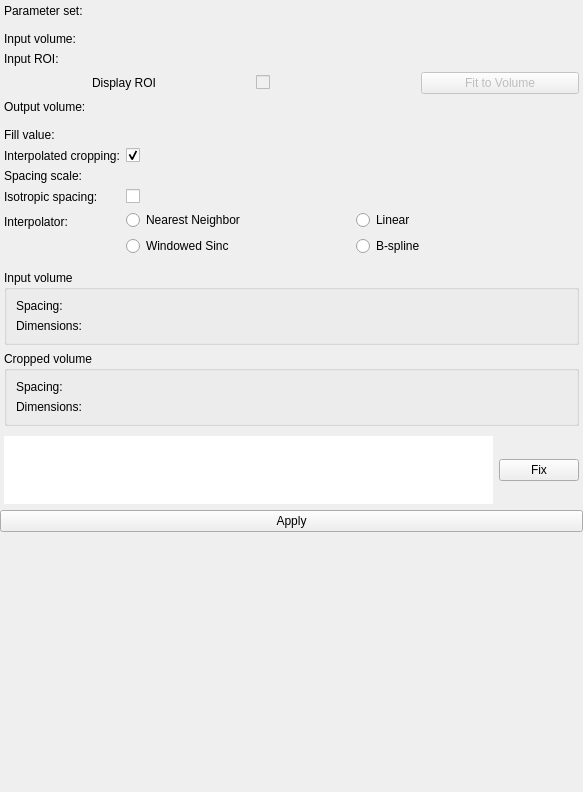
<?xml version="1.0" encoding="UTF-8"?>
<ui version="4.0">
 <class>qSlicerCropVolumeModuleWidget</class>
 <widget class="qSlicerWidget" name="qSlicerCropVolumeModuleWidget">
  <property name="geometry">
   <rect>
    <x>0</x>
    <y>0</y>
    <width>583</width>
    <height>792</height>
   </rect>
  </property>
  <property name="windowTitle">
   <string>Crop Volume</string>
  </property>
  <layout class="QVBoxLayout" name="verticalLayout">
   <property name="leftMargin">
    <number>0</number>
   </property>
   <property name="topMargin">
    <number>0</number>
   </property>
   <property name="rightMargin">
    <number>0</number>
   </property>
   <property name="bottomMargin">
    <number>0</number>
   </property>
   <item>
    <widget class="ctkCollapsibleButton" name="ParameterSetCollapsibleButton" native="true">
     <property name="sizePolicy">
      <sizepolicy hsizetype="Minimum" vsizetype="Maximum">
       <horstretch>0</horstretch>
       <verstretch>0</verstretch>
      </sizepolicy>
     </property>
     <property name="text" stdset="0">
      <string>Crop Volume</string>
     </property>
     <property name="collapsedHeight" stdset="0">
      <number>6</number>
     </property>
     <layout class="QFormLayout" name="parametersFormLayout_3">
      <property name="fieldGrowthPolicy">
       <enum>QFormLayout::AllNonFixedFieldsGrow</enum>
      </property>
      <property name="verticalSpacing">
       <number>6</number>
      </property>
      <property name="leftMargin">
       <number>4</number>
      </property>
      <property name="topMargin">
       <number>4</number>
      </property>
      <property name="rightMargin">
       <number>4</number>
      </property>
      <property name="bottomMargin">
       <number>4</number>
      </property>
      <item row="0" column="0">
       <widget class="QLabel" name="ParameterNodeLabel">
        <property name="text">
         <string>Parameter set:</string>
        </property>
       </widget>
      </item>
      <item row="0" column="1">
       <widget class="qMRMLNodeComboBox" name="ParametersNodeComboBox" native="true">
        <property name="sizePolicy">
         <sizepolicy hsizetype="Expanding" vsizetype="Preferred">
          <horstretch>0</horstretch>
          <verstretch>0</verstretch>
         </sizepolicy>
        </property>
        <property name="nodeTypes" stdset="0">
         <stringlist>
          <string>vtkMRMLCropVolumeParametersNode</string>
         </stringlist>
        </property>
        <property name="showHidden" stdset="0">
         <bool>true</bool>
        </property>
        <property name="noneEnabled" stdset="0">
         <bool>true</bool>
        </property>
        <property name="addEnabled" stdset="0">
         <bool>true</bool>
        </property>
        <property name="renameEnabled" stdset="0">
         <bool>true</bool>
        </property>
       </widget>
      </item>
     </layout>
    </widget>
   </item>
   <item>
    <widget class="ctkCollapsibleButton" name="InputOutputCollapsibleButton" native="true">
     <property name="sizePolicy">
      <sizepolicy hsizetype="Minimum" vsizetype="Maximum">
       <horstretch>0</horstretch>
       <verstretch>0</verstretch>
      </sizepolicy>
     </property>
     <property name="text" stdset="0">
      <string>IO</string>
     </property>
     <property name="collapsedHeight" stdset="0">
      <number>6</number>
     </property>
     <layout class="QFormLayout" name="parametersFormLayout">
      <property name="fieldGrowthPolicy">
       <enum>QFormLayout::AllNonFixedFieldsGrow</enum>
      </property>
      <property name="verticalSpacing">
       <number>6</number>
      </property>
      <property name="leftMargin">
       <number>4</number>
      </property>
      <property name="topMargin">
       <number>4</number>
      </property>
      <property name="rightMargin">
       <number>4</number>
      </property>
      <property name="bottomMargin">
       <number>4</number>
      </property>
      <item row="0" column="0">
       <widget class="QLabel" name="InputVolumeLabel">
        <property name="text">
         <string>Input volume:</string>
        </property>
       </widget>
      </item>
      <item row="0" column="1">
       <widget class="qMRMLNodeComboBox" name="InputVolumeComboBox" native="true">
        <property name="sizePolicy">
         <sizepolicy hsizetype="Expanding" vsizetype="Preferred">
          <horstretch>0</horstretch>
          <verstretch>0</verstretch>
         </sizepolicy>
        </property>
        <property name="nodeTypes" stdset="0">
         <stringlist>
          <string>vtkMRMLScalarVolumeNode</string>
         </stringlist>
        </property>
        <property name="noneEnabled" stdset="0">
         <bool>false</bool>
        </property>
        <property name="addEnabled" stdset="0">
         <bool>false</bool>
        </property>
        <property name="renameEnabled" stdset="0">
         <bool>true</bool>
        </property>
       </widget>
      </item>
      <item row="1" column="0">
       <widget class="QLabel" name="InputROILabel">
        <property name="text">
         <string>Input ROI:</string>
        </property>
       </widget>
      </item>
      <item row="1" column="1">
       <widget class="qMRMLNodeComboBox" name="InputROIComboBox" native="true">
        <property name="sizePolicy">
         <sizepolicy hsizetype="Expanding" vsizetype="Preferred">
          <horstretch>0</horstretch>
          <verstretch>0</verstretch>
         </sizepolicy>
        </property>
        <property name="nodeTypes" stdset="0">
         <stringlist>
          <string>vtkMRMLAnnotationROINode</string>
         </stringlist>
        </property>
        <property name="baseName" stdset="0">
         <string>Crop Volume ROI</string>
        </property>
        <property name="noneEnabled" stdset="0">
         <bool>false</bool>
        </property>
        <property name="editEnabled" stdset="0">
         <bool>true</bool>
        </property>
        <property name="renameEnabled" stdset="0">
         <bool>true</bool>
        </property>
        <property name="noneDisplay" stdset="0">
         <string>Select region of interest</string>
        </property>
       </widget>
      </item>
      <item row="2" column="1">
       <layout class="QHBoxLayout" name="horizontalLayout_4">
        <property name="spacing">
         <number>6</number>
        </property>
        <property name="bottomMargin">
         <number>0</number>
        </property>
        <item>
         <widget class="QLabel" name="label">
          <property name="text">
           <string>Display ROI</string>
          </property>
         </widget>
        </item>
        <item>
         <widget class="ctkCheckBox" name="VisibilityButton">
          <property name="enabled">
           <bool>false</bool>
          </property>
          <property name="text">
           <string/>
          </property>
          <property name="indicatorIcon" stdset="0">
           <iconset resource="../../../../../Libs/MRML/Widgets/Resources/qMRMLWidgets.qrc">
            <normaloff>:/Icons/VisibleOn.png</normaloff>
            <normalon>:/Icons/VisibleOff.png</normalon>:/Icons/VisibleOn.png</iconset>
          </property>
          <property name="indicatorIconSize" stdset="0">
           <size>
            <width>21</width>
            <height>21</height>
           </size>
          </property>
         </widget>
        </item>
        <item>
         <widget class="QPushButton" name="ROIFitPushButton">
          <property name="enabled">
           <bool>false</bool>
          </property>
          <property name="text">
           <string>Fit to Volume</string>
          </property>
          <property name="icon">
           <iconset resource="../../../../../Libs/MRML/Widgets/Resources/qMRMLWidgets.qrc">
            <normaloff>:/Icons/ViewCenter.png</normaloff>:/Icons/ViewCenter.png</iconset>
          </property>
         </widget>
        </item>
       </layout>
      </item>
      <item row="3" column="0">
       <widget class="QLabel" name="OutputVolumeLabel">
        <property name="text">
         <string>Output volume:</string>
        </property>
       </widget>
      </item>
      <item row="3" column="1">
       <widget class="qMRMLNodeComboBox" name="OutputVolumeComboBox" native="true">
        <property name="sizePolicy">
         <sizepolicy hsizetype="Expanding" vsizetype="Preferred">
          <horstretch>0</horstretch>
          <verstretch>0</verstretch>
         </sizepolicy>
        </property>
        <property name="nodeTypes" stdset="0">
         <stringlist>
          <string>vtkMRMLScalarVolumeNode</string>
         </stringlist>
        </property>
        <property name="baseName" stdset="0">
         <string>Cropped volume</string>
        </property>
        <property name="noneEnabled" stdset="0">
         <bool>true</bool>
        </property>
        <property name="addEnabled" stdset="0">
         <bool>true</bool>
        </property>
        <property name="renameEnabled" stdset="0">
         <bool>true</bool>
        </property>
        <property name="noneDisplay" stdset="0">
         <string>Create new volume</string>
        </property>
       </widget>
      </item>
     </layout>
    </widget>
   </item>
   <item>
    <widget class="ctkCollapsibleButton" name="InterpolationOptionsCollapsibleButton" native="true">
     <property name="sizePolicy">
      <sizepolicy hsizetype="Minimum" vsizetype="Maximum">
       <horstretch>0</horstretch>
       <verstretch>0</verstretch>
      </sizepolicy>
     </property>
     <property name="text" stdset="0">
      <string>Advanced</string>
     </property>
     <property name="collapsed" stdset="0">
      <bool>false</bool>
     </property>
     <property name="collapsedHeight" stdset="0">
      <number>6</number>
     </property>
     <layout class="QFormLayout" name="parametersFormLayout_2">
      <property name="fieldGrowthPolicy">
       <enum>QFormLayout::AllNonFixedFieldsGrow</enum>
      </property>
      <property name="verticalSpacing">
       <number>6</number>
      </property>
      <property name="leftMargin">
       <number>4</number>
      </property>
      <property name="topMargin">
       <number>4</number>
      </property>
      <property name="rightMargin">
       <number>4</number>
      </property>
      <property name="bottomMargin">
       <number>4</number>
      </property>
      <item row="1" column="0">
       <widget class="QLabel" name="IsotropicOutputVoxelLabel_2">
        <property name="text">
         <string>Interpolated cropping:</string>
        </property>
       </widget>
      </item>
      <item row="1" column="1">
       <widget class="QCheckBox" name="InterpolationEnabledCheckBox">
        <property name="toolTip">
         <string>Interpolate and pad the input volume to make the output image exactly the size of the ROI, with the requested spacing.</string>
        </property>
        <property name="text">
         <string/>
        </property>
        <property name="checked">
         <bool>true</bool>
        </property>
        <property name="tristate">
         <bool>false</bool>
        </property>
       </widget>
      </item>
      <item row="2" column="0">
       <widget class="QLabel" name="InputSpacingScalingConstantLabel">
        <property name="toolTip">
         <string>The voxel spacing in the output volume will be scaled by this value. Values larger than 1.0 will make the cropped volume lower resolution than the input volume. Values smaller than 1.0 will make the cropped volume higher resolution than the input volume.</string>
        </property>
        <property name="text">
         <string>Spacing scale:</string>
        </property>
       </widget>
      </item>
      <item row="2" column="1">
       <widget class="ctkDoubleSpinBox" name="SpacingScalingSpinBox" native="true">
        <property name="toolTip">
         <string>The voxel spacing in the output volume will be scaled by this value. Values larger than 1.0 will make the cropped volume lower resolution than the input volume. Values smaller than 1.0 will make the cropped volume higher resolution than the input volume.</string>
        </property>
        <property name="suffix" stdset="0">
         <string>x</string>
        </property>
        <property name="singleStep" stdset="0">
         <double>0.100000000000000</double>
        </property>
        <property name="value" stdset="0">
         <double>1.000000000000000</double>
        </property>
       </widget>
      </item>
      <item row="3" column="0">
       <widget class="QLabel" name="IsotropicOutputVoxelLabel">
        <property name="text">
         <string>Isotropic spacing:</string>
        </property>
       </widget>
      </item>
      <item row="3" column="1">
       <widget class="QCheckBox" name="IsotropicCheckbox">
        <property name="text">
         <string/>
        </property>
        <property name="checked">
         <bool>false</bool>
        </property>
        <property name="tristate">
         <bool>false</bool>
        </property>
       </widget>
      </item>
      <item row="4" column="0">
       <widget class="QLabel" name="InterpolatorLabel">
        <property name="text">
         <string>Interpolator:</string>
        </property>
       </widget>
      </item>
      <item row="4" column="1">
       <layout class="QGridLayout" name="gridLayout_3">
        <item row="1" column="1">
         <widget class="QRadioButton" name="BSRadioButton">
          <property name="toolTip">
           <string>High quality, slow</string>
          </property>
          <property name="text">
           <string>B-spline</string>
          </property>
         </widget>
        </item>
        <item row="0" column="0">
         <widget class="QRadioButton" name="NNRadioButton">
          <property name="toolTip">
           <string>Low quality, fastest</string>
          </property>
          <property name="text">
           <string>Nearest Neighbor</string>
          </property>
         </widget>
        </item>
        <item row="0" column="1">
         <widget class="QRadioButton" name="LinearRadioButton">
          <property name="toolTip">
           <string>Medium quality, medium speed</string>
          </property>
          <property name="text">
           <string>Linear</string>
          </property>
         </widget>
        </item>
        <item row="1" column="0">
         <widget class="QRadioButton" name="WSRadioButton">
          <property name="toolTip">
           <string>High quality, slow</string>
          </property>
          <property name="text">
           <string>Windowed Sinc</string>
          </property>
         </widget>
        </item>
       </layout>
      </item>
      <item row="0" column="0">
       <widget class="QLabel" name="FillValueLabel">
        <property name="text">
         <string>Fill value:</string>
        </property>
       </widget>
      </item>
      <item row="0" column="1">
       <widget class="ctkDoubleSpinBox" name="FillValueSpinBox" native="true">
        <property name="toolTip">
         <string>Voxel values outside the input volume will be filled with this value</string>
        </property>
        <property name="decimalsOption">
         <set>ctkDoubleSpinBox::DecimalsByKey|ctkDoubleSpinBox::DecimalsByShortcuts|ctkDoubleSpinBox::DecimalsByValue|ctkDoubleSpinBox::InsertDecimals</set>
        </property>
        <property name="minimum" stdset="0">
         <double>-65536.000000000000000</double>
        </property>
        <property name="maximum" stdset="0">
         <double>65535.000000000000000</double>
        </property>
        <property name="singleStep" stdset="0">
         <double>10.000000000000000</double>
        </property>
        <property name="setMode">
         <enum>ctkDoubleSpinBox::SetAlways</enum>
        </property>
       </widget>
      </item>
     </layout>
    </widget>
   </item>
   <item>
    <widget class="ctkCollapsibleButton" name="VolumeInformationCollapsibleButton" native="true">
     <property name="sizePolicy">
      <sizepolicy hsizetype="Minimum" vsizetype="Maximum">
       <horstretch>0</horstretch>
       <verstretch>0</verstretch>
      </sizepolicy>
     </property>
     <property name="text" stdset="0">
      <string>Volume information</string>
     </property>
     <property name="collapsed" stdset="0">
      <bool>true</bool>
     </property>
     <property name="collapsedHeight" stdset="0">
      <number>6</number>
     </property>
     <layout class="QVBoxLayout" name="verticalLayout_3">
      <property name="leftMargin">
       <number>4</number>
      </property>
      <property name="topMargin">
       <number>4</number>
      </property>
      <property name="rightMargin">
       <number>4</number>
      </property>
      <property name="bottomMargin">
       <number>4</number>
      </property>
      <item>
       <widget class="QGroupBox" name="InputVolumeInfoGroupBox">
        <property name="title">
         <string>Input volume</string>
        </property>
        <layout class="QGridLayout" name="gridLayout">
         <item row="1" column="1">
          <widget class="qMRMLCoordinatesWidget" name="InputDimensionsWidget" native="true">
           <property name="enabled">
            <bool>false</bool>
           </property>
           <property name="toolTip">
            <string>Output volume dimension after cropping</string>
           </property>
           <property name="decimals" stdset="0">
            <number>0</number>
           </property>
           <property name="minimum" stdset="0">
            <double>0.000000000000000</double>
           </property>
           <property name="maximum" stdset="0">
            <double>1000000.000000000000000</double>
           </property>
           <property name="coordinates" stdset="0">
            <string>0,0,0</string>
           </property>
           <property name="unitAwareProperties">
            <set>qMRMLCoordinatesWidget::All</set>
           </property>
          </widget>
         </item>
         <item row="0" column="1">
          <widget class="qMRMLCoordinatesWidget" name="InputSpacingWidget" native="true">
           <property name="enabled">
            <bool>false</bool>
           </property>
           <property name="toolTip">
            <string>Output volume spacing after cropping</string>
           </property>
           <property name="decimals" stdset="0">
            <number>4</number>
           </property>
           <property name="decimalsOption">
            <set>ctkDoubleSpinBox::DecimalsByKey|ctkDoubleSpinBox::DecimalsByShortcuts|ctkDoubleSpinBox::DecimalsByValue</set>
           </property>
           <property name="minimum" stdset="0">
            <double>0.000000000000000</double>
           </property>
           <property name="maximum" stdset="0">
            <double>1000000000.000000000000000</double>
           </property>
           <property name="coordinates" stdset="0">
            <string>0,0,0</string>
           </property>
           <property name="quantity" stdset="0">
            <string>length</string>
           </property>
           <property name="unitAwareProperties">
            <set>qMRMLCoordinatesWidget::Precision|qMRMLCoordinatesWidget::Prefix|qMRMLCoordinatesWidget::Scaling|qMRMLCoordinatesWidget::Suffix</set>
           </property>
          </widget>
         </item>
         <item row="1" column="0">
          <widget class="QLabel" name="InputDimensionsLabel">
           <property name="text">
            <string>Dimensions:</string>
           </property>
          </widget>
         </item>
         <item row="0" column="0">
          <widget class="QLabel" name="InputSpacingLabel">
           <property name="text">
            <string>Spacing:</string>
           </property>
          </widget>
         </item>
        </layout>
       </widget>
      </item>
      <item>
       <widget class="QGroupBox" name="OutputVolumeInfoGroupBox">
        <property name="title">
         <string>Cropped volume</string>
        </property>
        <layout class="QGridLayout" name="gridLayout_2">
         <item row="1" column="1">
          <widget class="qMRMLCoordinatesWidget" name="CroppedDimensionsWidget" native="true">
           <property name="enabled">
            <bool>false</bool>
           </property>
           <property name="toolTip">
            <string>Output volume dimension after cropping</string>
           </property>
           <property name="decimals" stdset="0">
            <number>0</number>
           </property>
           <property name="minimum" stdset="0">
            <double>0.000000000000000</double>
           </property>
           <property name="maximum" stdset="0">
            <double>1000000.000000000000000</double>
           </property>
           <property name="coordinates" stdset="0">
            <string>0,0,0</string>
           </property>
           <property name="unitAwareProperties">
            <set>qMRMLCoordinatesWidget::All</set>
           </property>
          </widget>
         </item>
         <item row="0" column="1">
          <widget class="qMRMLCoordinatesWidget" name="CroppedSpacingWidget" native="true">
           <property name="enabled">
            <bool>false</bool>
           </property>
           <property name="toolTip">
            <string>Output volume spacing after cropping</string>
           </property>
           <property name="decimals" stdset="0">
            <number>4</number>
           </property>
           <property name="decimalsOption">
            <set>ctkDoubleSpinBox::DecimalsByKey|ctkDoubleSpinBox::DecimalsByShortcuts|ctkDoubleSpinBox::DecimalsByValue</set>
           </property>
           <property name="minimum" stdset="0">
            <double>0.000000000000000</double>
           </property>
           <property name="maximum" stdset="0">
            <double>1000000000.000000000000000</double>
           </property>
           <property name="coordinates" stdset="0">
            <string>0,0,0</string>
           </property>
           <property name="quantity" stdset="0">
            <string>length</string>
           </property>
           <property name="unitAwareProperties">
            <set>qMRMLCoordinatesWidget::Precision|qMRMLCoordinatesWidget::Prefix|qMRMLCoordinatesWidget::Scaling|qMRMLCoordinatesWidget::Suffix</set>
           </property>
          </widget>
         </item>
         <item row="0" column="0">
          <widget class="QLabel" name="CroppedSpacingLabel">
           <property name="text">
            <string>Spacing:</string>
           </property>
          </widget>
         </item>
         <item row="1" column="0">
          <widget class="QLabel" name="CroppedDimensionsLabel">
           <property name="text">
            <string>Dimensions:</string>
           </property>
          </widget>
         </item>
        </layout>
       </widget>
      </item>
     </layout>
    </widget>
   </item>
   <item>
    <layout class="QHBoxLayout" name="horizontalLayout">
     <property name="leftMargin">
      <number>4</number>
     </property>
     <property name="rightMargin">
      <number>4</number>
     </property>
     <item>
      <widget class="ctkFittedTextBrowser" name="InputErrorLabel">
       <property name="sizePolicy">
        <sizepolicy hsizetype="Ignored" vsizetype="Preferred">
         <horstretch>1</horstretch>
         <verstretch>0</verstretch>
        </sizepolicy>
       </property>
       <property name="frameShape">
        <enum>QFrame::NoFrame</enum>
       </property>
       <property name="lineWrapMode">
        <enum>QTextEdit::WidgetWidth</enum>
       </property>
      </widget>
     </item>
     <item>
      <widget class="QPushButton" name="InputErrorFixButton">
       <property name="text">
        <string>Fix</string>
       </property>
      </widget>
     </item>
    </layout>
   </item>
   <item>
    <widget class="QPushButton" name="CropButton">
     <property name="sizePolicy">
      <sizepolicy hsizetype="Preferred" vsizetype="Preferred">
       <horstretch>0</horstretch>
       <verstretch>0</verstretch>
      </sizepolicy>
     </property>
     <property name="text">
      <string>Apply</string>
     </property>
    </widget>
   </item>
   <item>
    <spacer name="verticalSpacer">
     <property name="orientation">
      <enum>Qt::Vertical</enum>
     </property>
     <property name="sizeHint" stdset="0">
      <size>
       <width>20</width>
       <height>40</height>
      </size>
     </property>
    </spacer>
   </item>
  </layout>
 </widget>
 <customwidgets>
  <customwidget>
   <class>qMRMLCoordinatesWidget</class>
   <extends>ctkCoordinatesWidget</extends>
   <header>qMRMLCoordinatesWidget.h</header>
  </customwidget>
  <customwidget>
   <class>qMRMLNodeComboBox</class>
   <extends>QWidget</extends>
   <header>qMRMLNodeComboBox.h</header>
   <container>1</container>
  </customwidget>
  <customwidget>
   <class>qSlicerWidget</class>
   <extends>QWidget</extends>
   <header>qSlicerWidget.h</header>
   <container>1</container>
  </customwidget>
  <customwidget>
   <class>ctkCheckBox</class>
   <extends>QCheckBox</extends>
   <header>ctkCheckBox.h</header>
  </customwidget>
  <customwidget>
   <class>ctkCollapsibleButton</class>
   <extends>QWidget</extends>
   <header>ctkCollapsibleButton.h</header>
   <container>1</container>
  </customwidget>
  <customwidget>
   <class>ctkCoordinatesWidget</class>
   <extends>QWidget</extends>
   <header>ctkCoordinatesWidget.h</header>
  </customwidget>
  <customwidget>
   <class>ctkDoubleSpinBox</class>
   <extends>QWidget</extends>
   <header>ctkDoubleSpinBox.h</header>
  </customwidget>
  <customwidget>
   <class>ctkFittedTextBrowser</class>
   <extends>QTextBrowser</extends>
   <header>ctkFittedTextBrowser.h</header>
  </customwidget>
 </customwidgets>
 <resources>
  <include location="../../../../../Libs/MRML/Widgets/Resources/qMRMLWidgets.qrc"/>
  <include location="../qSlicerCropVolumeModule.qrc"/>
 </resources>
 <connections>
  <connection>
   <sender>qSlicerCropVolumeModuleWidget</sender>
   <signal>mrmlSceneChanged(vtkMRMLScene*)</signal>
   <receiver>ParametersNodeComboBox</receiver>
   <slot>setMRMLScene(vtkMRMLScene*)</slot>
   <hints>
    <hint type="sourcelabel">
     <x>245</x>
     <y>4</y>
    </hint>
    <hint type="destinationlabel">
     <x>279</x>
     <y>46</y>
    </hint>
   </hints>
  </connection>
  <connection>
   <sender>qSlicerCropVolumeModuleWidget</sender>
   <signal>mrmlSceneChanged(vtkMRMLScene*)</signal>
   <receiver>InputVolumeComboBox</receiver>
   <slot>setMRMLScene(vtkMRMLScene*)</slot>
   <hints>
    <hint type="sourcelabel">
     <x>245</x>
     <y>4</y>
    </hint>
    <hint type="destinationlabel">
     <x>279</x>
     <y>103</y>
    </hint>
   </hints>
  </connection>
  <connection>
   <sender>qSlicerCropVolumeModuleWidget</sender>
   <signal>mrmlSceneChanged(vtkMRMLScene*)</signal>
   <receiver>InputROIComboBox</receiver>
   <slot>setMRMLScene(vtkMRMLScene*)</slot>
   <hints>
    <hint type="sourcelabel">
     <x>283</x>
     <y>7</y>
    </hint>
    <hint type="destinationlabel">
     <x>279</x>
     <y>129</y>
    </hint>
   </hints>
  </connection>
  <connection>
   <sender>qSlicerCropVolumeModuleWidget</sender>
   <signal>mrmlSceneChanged(vtkMRMLScene*)</signal>
   <receiver>OutputVolumeComboBox</receiver>
   <slot>setMRMLScene(vtkMRMLScene*)</slot>
   <hints>
    <hint type="sourcelabel">
     <x>283</x>
     <y>329</y>
    </hint>
    <hint type="destinationlabel">
     <x>279</x>
     <y>187</y>
    </hint>
   </hints>
  </connection>
  <connection>
   <sender>qSlicerCropVolumeModuleWidget</sender>
   <signal>mrmlSceneChanged(vtkMRMLScene*)</signal>
   <receiver>InputSpacingWidget</receiver>
   <slot>setMRMLScene(vtkMRMLScene*)</slot>
   <hints>
    <hint type="sourcelabel">
     <x>283</x>
     <y>499</y>
    </hint>
    <hint type="destinationlabel">
     <x>269</x>
     <y>456</y>
    </hint>
   </hints>
  </connection>
  <connection>
   <sender>InterpolationEnabledCheckBox</sender>
   <signal>toggled(bool)</signal>
   <receiver>IsotropicCheckbox</receiver>
   <slot>setEnabled(bool)</slot>
   <hints>
    <hint type="sourcelabel">
     <x>279</x>
     <y>237</y>
    </hint>
    <hint type="destinationlabel">
     <x>279</x>
     <y>282</y>
    </hint>
   </hints>
  </connection>
  <connection>
   <sender>InterpolationEnabledCheckBox</sender>
   <signal>toggled(bool)</signal>
   <receiver>SpacingScalingSpinBox</receiver>
   <slot>setEnabled(bool)</slot>
   <hints>
    <hint type="sourcelabel">
     <x>140</x>
     <y>232</y>
    </hint>
    <hint type="destinationlabel">
     <x>266</x>
     <y>263</y>
    </hint>
   </hints>
  </connection>
  <connection>
   <sender>InterpolationEnabledCheckBox</sender>
   <signal>toggled(bool)</signal>
   <receiver>NNRadioButton</receiver>
   <slot>setEnabled(bool)</slot>
   <hints>
    <hint type="sourcelabel">
     <x>139</x>
     <y>231</y>
    </hint>
    <hint type="destinationlabel">
     <x>198</x>
     <y>303</y>
    </hint>
   </hints>
  </connection>
  <connection>
   <sender>InterpolationEnabledCheckBox</sender>
   <signal>toggled(bool)</signal>
   <receiver>LinearRadioButton</receiver>
   <slot>setEnabled(bool)</slot>
   <hints>
    <hint type="sourcelabel">
     <x>174</x>
     <y>231</y>
    </hint>
    <hint type="destinationlabel">
     <x>167</x>
     <y>325</y>
    </hint>
   </hints>
  </connection>
  <connection>
   <sender>InterpolationEnabledCheckBox</sender>
   <signal>toggled(bool)</signal>
   <receiver>WSRadioButton</receiver>
   <slot>setEnabled(bool)</slot>
   <hints>
    <hint type="sourcelabel">
     <x>233</x>
     <y>230</y>
    </hint>
    <hint type="destinationlabel">
     <x>132</x>
     <y>347</y>
    </hint>
   </hints>
  </connection>
  <connection>
   <sender>InterpolationEnabledCheckBox</sender>
   <signal>toggled(bool)</signal>
   <receiver>BSRadioButton</receiver>
   <slot>setEnabled(bool)</slot>
   <hints>
    <hint type="sourcelabel">
     <x>120</x>
     <y>234</y>
    </hint>
    <hint type="destinationlabel">
     <x>130</x>
     <y>370</y>
    </hint>
   </hints>
  </connection>
  <connection>
   <sender>InputROIComboBox</sender>
   <signal>currentNodeChanged(bool)</signal>
   <receiver>VisibilityButton</receiver>
   <slot>setEnabled(bool)</slot>
   <hints>
    <hint type="sourcelabel">
     <x>154</x>
     <y>123</y>
    </hint>
    <hint type="destinationlabel">
     <x>154</x>
     <y>149</y>
    </hint>
   </hints>
  </connection>
  <connection>
   <sender>InputROIComboBox</sender>
   <signal>currentNodeChanged(bool)</signal>
   <receiver>ROIFitPushButton</receiver>
   <slot>setEnabled(bool)</slot>
   <hints>
    <hint type="sourcelabel">
     <x>279</x>
     <y>129</y>
    </hint>
    <hint type="destinationlabel">
     <x>278</x>
     <y>160</y>
    </hint>
   </hints>
  </connection>
  <connection>
   <sender>ParametersNodeComboBox</sender>
   <signal>currentNodeChanged(bool)</signal>
   <receiver>InputOutputCollapsibleButton</receiver>
   <slot>setEnabled(bool)</slot>
   <hints>
    <hint type="sourcelabel">
     <x>102</x>
     <y>38</y>
    </hint>
    <hint type="destinationlabel">
     <x>102</x>
     <y>68</y>
    </hint>
   </hints>
  </connection>
  <connection>
   <sender>ParametersNodeComboBox</sender>
   <signal>currentNodeChanged(bool)</signal>
   <receiver>InterpolationOptionsCollapsibleButton</receiver>
   <slot>setEnabled(bool)</slot>
   <hints>
    <hint type="sourcelabel">
     <x>129</x>
     <y>38</y>
    </hint>
    <hint type="destinationlabel">
     <x>70</x>
     <y>209</y>
    </hint>
   </hints>
  </connection>
  <connection>
   <sender>ParametersNodeComboBox</sender>
   <signal>currentNodeChanged(bool)</signal>
   <receiver>VolumeInformationCollapsibleButton</receiver>
   <slot>setEnabled(bool)</slot>
   <hints>
    <hint type="sourcelabel">
     <x>253</x>
     <y>37</y>
    </hint>
    <hint type="destinationlabel">
     <x>93</x>
     <y>403</y>
    </hint>
   </hints>
  </connection>
  <connection>
   <sender>ParametersNodeComboBox</sender>
   <signal>currentNodeChanged(bool)</signal>
   <receiver>CropButton</receiver>
   <slot>setEnabled(bool)</slot>
   <hints>
    <hint type="sourcelabel">
     <x>228</x>
     <y>37</y>
    </hint>
    <hint type="destinationlabel">
     <x>58</x>
     <y>610</y>
    </hint>
   </hints>
  </connection>
  <connection>
   <sender>qSlicerCropVolumeModuleWidget</sender>
   <signal>mrmlSceneChanged(vtkMRMLScene*)</signal>
   <receiver>CroppedSpacingWidget</receiver>
   <slot>setMRMLScene(vtkMRMLScene*)</slot>
   <hints>
    <hint type="sourcelabel">
     <x>14</x>
     <y>55</y>
    </hint>
    <hint type="destinationlabel">
     <x>173</x>
     <y>531</y>
    </hint>
   </hints>
  </connection>
 </connections>
</ui>
